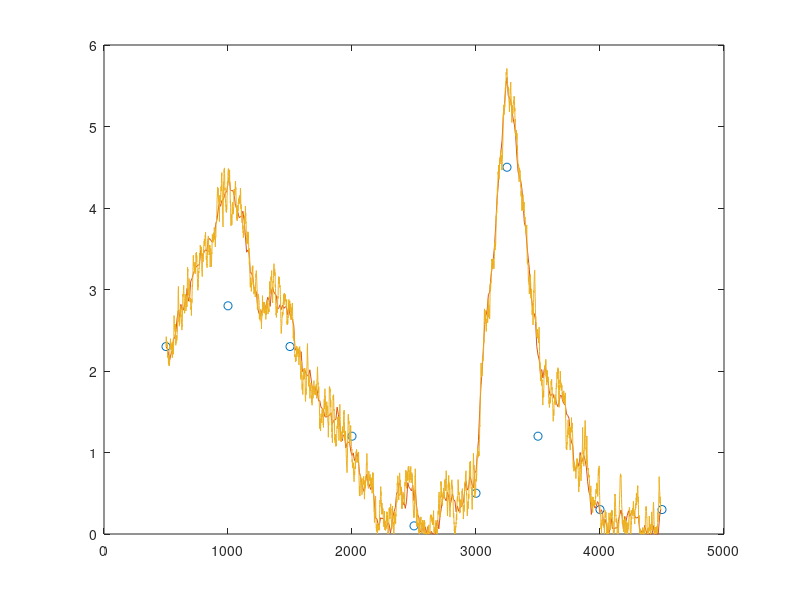

MATLAB code for this plot:
clc
clear
%% first part

x1=[5 10 15 20 25 30 32.5 35 40 45]*100; %The range of this will be range for generating data
y1=[2.3 2.8 2.3 1.2 0.1 0.5 4.5 1.2 0.3 0.3]; %generating data will follow these data points
inc = 0.1*100; % this will be the increment of generated data. (this contros # of data points which are generating)
senst=2e-2 ; % this parameter controals the the deviation of data form the referance graph

% we can change variables upto here. They are inputs. We have another set of inputs at the beginig of the second part

plot(x1,y1,'o'); % plot given data points to visualize the path
x=x1(1); y= y1(1); % initial values for x and y (start)
rang= range(y1); % biggest in y1 - smallest in y1
x2=[];y2=[]; % two empty matrices to fill genating data

for j=1:length(x1)-1 % firts data point and second data point, second data point and third data point,...

target= [x1(j+1) y1(j+1)]; % new data will generate towards this data pointwhich is the next given data point
bias= (target(2)-y)./(target(1)-x); % gradient between current point and target point

Num_points= (target(1)-x)/inc; %number of new points ging to generate inside this region

for i=1:Num_points
   
    x2 = [x2;x]; %save generated data in x2 matrix
    y2 = [y2;y]; %save generated data in y2 matrix
    x=x+inc; % increase the x value to a new value
    y=y + rang*senst*(randn) + bias*inc; % increment for y, fist part will add random number to present value according to the sensitivity(sensitivity depends on the range of y1 too) 
                                        % second part is biasing new point towards the target point.
    if y<0 % this willavoide negative values for y
        y=0;
    end
end


end

hold on 
plot(x2,y2)

 %% second part
clc
clearvars -except x2 y2
 
x1=x2; % out out of first part will be the inpout for second part
y1=y2;


% we can change followind two parameters
inc = 0.1*10; % this will be the increment of generated data. (this contros # of data points which are generating)
senst=1e-2 ; % this parameter controals the the deviation of data form the referance graph



x=x1(1); y= y1(1); % initial values for x and y (start)
rang= range(y1); % biggest in y1 - smallest in y1
x2=[];y2=[]; % two empty matrices to fill genating data

for j=1:length(x1)-1 % firts data point and second data point, second data point and third data point,...

target= [x1(j+1) y1(j+1)]; % new data will generate towards this data pointwhich is the next given data point
bias= (target(2)-y)./(target(1)-x); % gradient between current point and target point

Num_points= (target(1)-x)/inc; %number of new points ging to generate inside this region

for i=1:Num_points
   
    x2 = [x2;x]; %save generated data in x2 matrix
    y2 = [y2;y]; %save generated data in y2 matrix
    x=x+inc; % increase the x value to a new value
    y=y + rang*senst*(randn) + bias*inc; % increment for y, fist part will add random number to present value according to the sensitivity(sensitivity depends on the range of y1 too) 
                                        % second part is biasing new point towards the target point.
    if y<0 % this willavoide negative values for y
        y=0;
    end
end


end
 
plot(x2,y2)
hold off 

final =[x2 y2]'; %combine x2 and y2 matrices

%%write data into a csv file.

cHeader = {'x ' 'y'}; %variable names as you want
textHeader = strjoin(cHeader, ',') ; %add "," between names

fid = fopen('generated data.csv','w+'); % open or write new csv file called "myCSV". w+ menns over writing 
fprintf(fid,'%s\r\n',textHeader); %write text hedder to csv. '%s\r\n' is the format. % = thing you write, s = string, \r = carriage return, \n = new line  
fclose(fid); %writing is done

fid = fopen('generated data.csv','a+');% open or write new csv file called "myCSV". a+ menns append data to end of the file
fprintf(fid,'%5.5f,%4.10f\r\n',final); %write text hedder to csv. '%5.6f,%4.6f\r\n is the format. % = thing you write, f = Fixed-point notation, 5.6 =five digits before decimal point and 6 digith after
fclose(fid);%writing is done